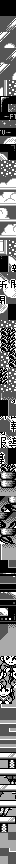

A level layout from a 2D game, rendered from its tile map. Below: a short description, then the map file with its tile-grid data intact:
An orthogonal 2x108 tile map with 8x8 px tiles, 1 tile layer (metatiles), 2 tilesets.

<map height="108" orientation="orthogonal" renderorder="right-down" tileheight="8" tilewidth="8" width="2">
	<tileset firstgid="1" tilewidth="8" tileheight="8">
		<image source="../../../gfx/tilesets/gfx_056_5e40.png" />
	</tileset>
	<tileset firstgid="129" tilewidth="8" tileheight="8">
		<image source="../../../gfx/tilesets/gfx_056_6640.png" />
	</tileset>
	<layer height="108" id="1" name="metatiles" width="2">
		<data encoding="csv">
2, 2,
2, 2,
3, 5,
4, 6,
7, 9,
8, 10,
3, 12,
11, 13,
7, 9,
14, 15,
16, 18,
17, 18,
19, 21,
20, 22,
23, 25,
24, 26,
27, 29,
28, 30,
2, 32,
31, 2,
18, 18,
18, 18,
33, 35,
34, 36,
37, 39,
38, 34,
40, 3,
41, 42,
43, 45,
44, 36,
46, 18,
47, 18,
48, 49,
2, 50,
51, 53,
52, 54,
55, 57,
56, 58,
59, 2,
60, 2,
18, 18,
61, 62,
61, 62,
61, 62,
18, 61,
18, 61,
62, 18,
62, 18,
18, 18,
63, 64,
2, 65,
2, 66,
67, 69,
68, 70,
71, 73,
72, 74,
75, 2,
76, 2,
61, 62,
77, 78,
77, 78,
79, 79,
80, 77,
81, 82,
78, 80,
83, 84,
77, 78,
85, 86,
87, 79,
88, 89,
2, 91,
90, 92,
93, 95,
94, 94,
96, 97,
94, 98,
99, 101,
100, 102,
103, 79,
104, 89,
89, 89,
89, 89,
105, 107,
106, 108,
109, 111,
110, 112,
113, 115,
114, 116,
117, 118,
103, 103,
118, 118,
103, 117,
118, 118,
118, 118,
119, 120,
89, 121,
119, 119,
122, 123,
120, 119,
124, 125,
119, 119,
126, 127,
119, 128,
121, 89,
129, 103,
89, 89,
103, 117,
89, 103</data>
	</layer>
</map>
